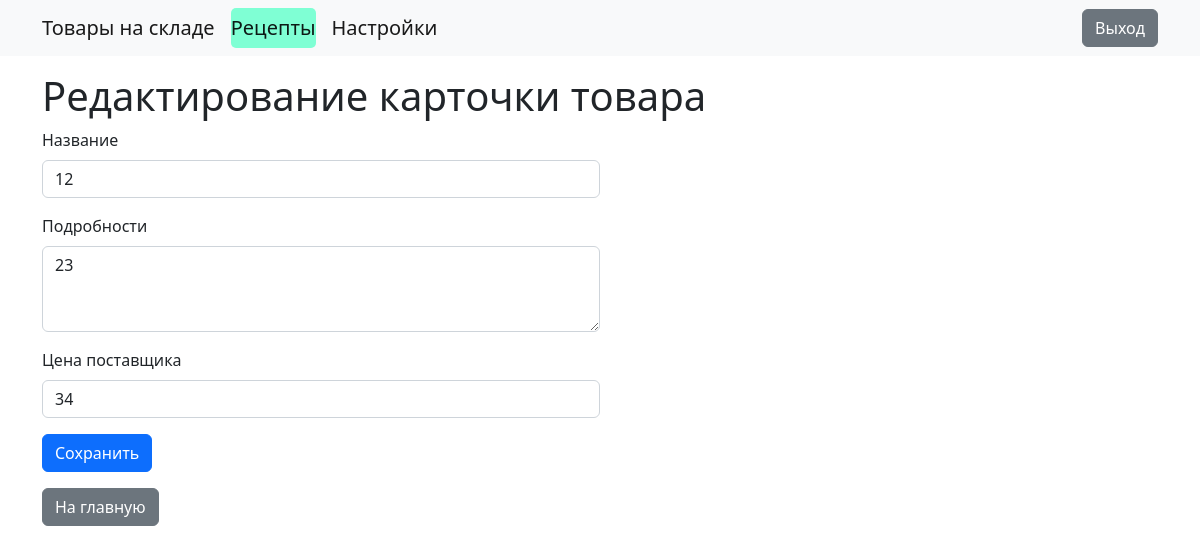
The page /edit_prise/1 (signed in) on the database as committed earlier.
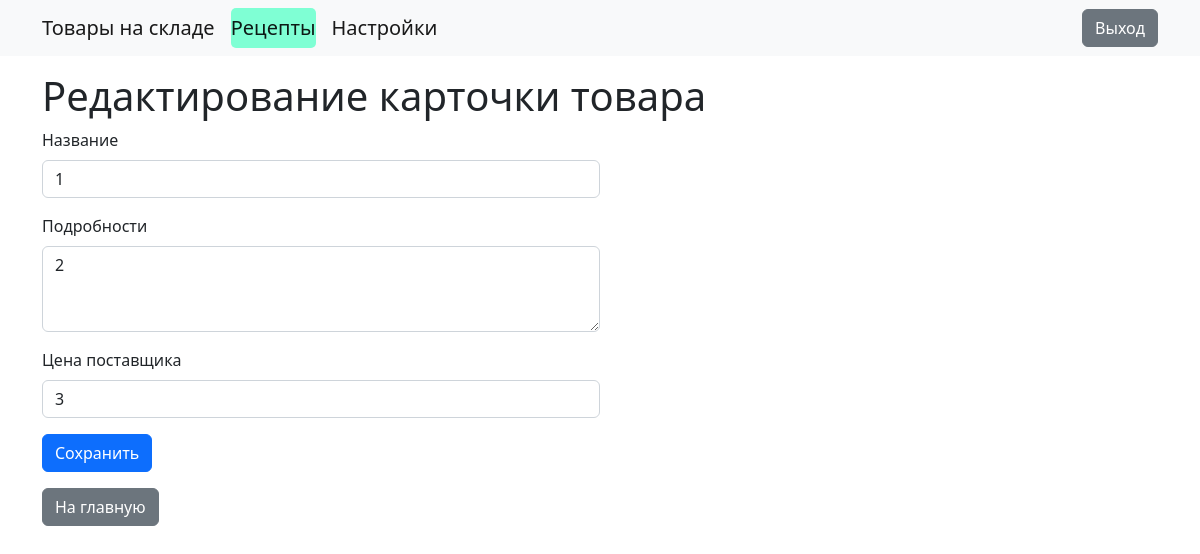
The same page on the database as committed later.
### dbbase.py (models this page shows, shortened)
class Prise(Base):
    __tablename__ = 'prise'
    id = Column(Integer(), primary_key=True, autoincrement="auto")
    name = Column(String(50), unique=True, nullable=False)
    description = Column(String(50))
    price = Column(Integer(), nullable=False)
    recept = Column(String(500), nullable=False)

### prise_sys.py (the view)
@app.route('/edit_prise/<int:id>', methods=['GET', 'POST'])
def edit_prise(id):
    if not log_question():
        return render_template('regandlog/log.html')
    patient = contr.find_prise(id=id)
    if request.method == 'POST':
        patient.name = request.form['name']
        patient.description = request.form['description']
        patient.price = int(request.form['price'])
        contr.commit()
        return redirect('/prise')
    return render_template('prise/edit_prise.html', product=patient, choise='prise')

### dbbase.py (called while the page is built)
    def find_prise(self, name=None, id=None):
        if not (name or id):
            raise Exception('Не указано имя или id')
        if name:
            tolk = (self.session.query(Prise).filter(
                Prise.name == name
            ).first())
        else:
            tolk = (self.session.query(Prise).filter(
                Prise.id == id
            ).first())
        return tolk

    def load_user(self, user_id):
        return self.session.query(User).get(int(user_id))

    def user_get_p(self, username):
        return self.session.query(User).filter_by(username=username).first()

### log_sys.py (called while the page is built)
@login_manager.user_loader
def load_user(user_id):
    return contr.load_user(user_id)

### main.py (called while the page is built)
def log_question():
    if current_user.is_authenticated:
        user = contr.user_get_p(current_user.username)
        if user and user.ok:
            print(3)
            return True
        print(1, user, user.ok)
        return False
    else:
        print(2)
        return False

### templates/prise/edit_prise.html
{% extends 'base.html' %}
{% block content %}
<h1>Редактирование карточки товара</h1>
<div class="col-6">
    <form method="post" action="{{ url_for('edit_prise', id=product.id) }}">
        <div class="mb-3">
            <label for="name" class="form-label">Название</label>
            <input type="text" class="form-control" id="name" name="name" value="{{ product.name }}" required>
        </div>
        <div class="mb-3">
            <label class="form-label">Подробности</label>
            <textarea class="form-control" id="description" name="description" rows="3" required>{{ product.description }}</textarea>
        </div>
        <div class="mb-3">
            <label class="form-label">Цена поставщика</label>
            <input type="text" class="form-control" id="price" name="price" value="{{ product.price }}" required>
        </div>
        <button type="submit" class="btn btn-primary">Сохранить</button>
    </form>
    <a href="/" class="btn btn-secondary mt-3">На главную</a>
</div>
{% endblock %}

Rows that differ between the two databases and show on the page:
changed Prise: name "12" → "1"; description "23" → "2"; price "34" → "3"
